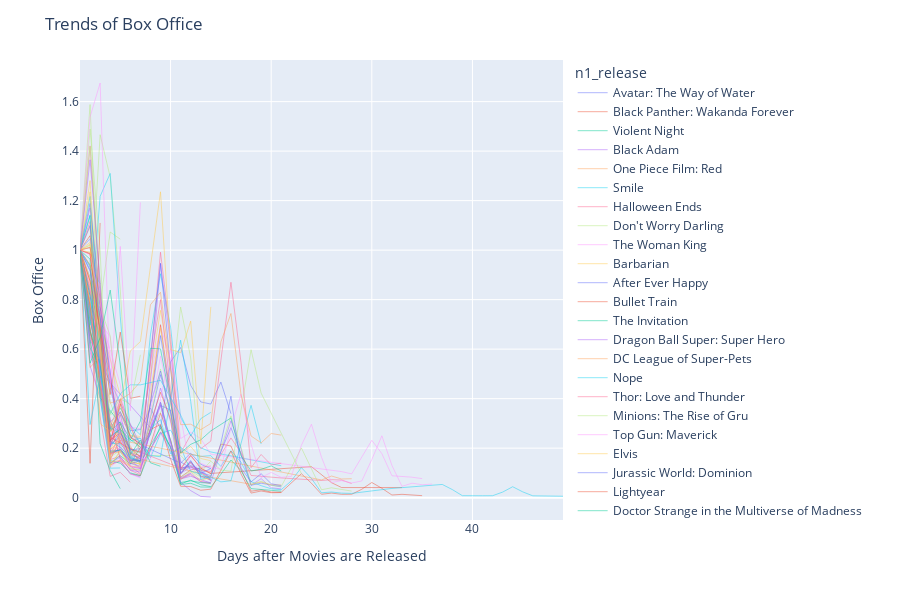

Notebook cell for this chart:
### Code cell
fig = px.line(dftmp, x="date_lag", y="gross_lag", color = "n1_release", height = 600, hover_data=df.columns)
fig.update_traces(line=dict(width=0.5))
fig.update_layout(title = "Trends of Box Office",
                  xaxis_title = "Days after Movies are Released",
                  yaxis_title = "Box Office")

fig.show()
